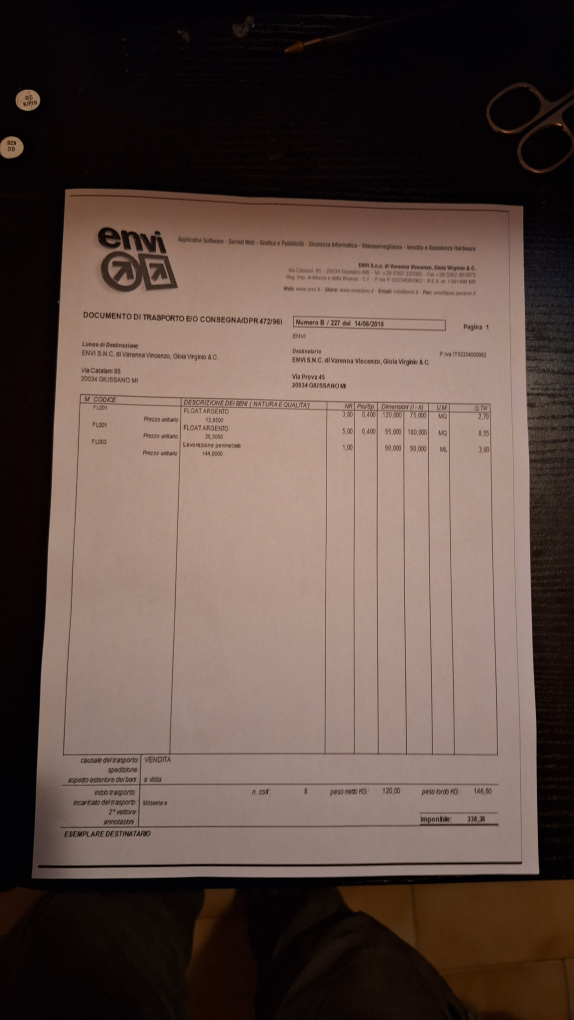
#> input picture RecognizeDocumentGui/test/DocumentScanner/Test.jpg, 2296 x 4080 px (shown at 1/4 size)
$ python DocumentScanner1.py
#> lines starting #> are read from the running program, lines starting #| are printed output that depends on the picture; after the words box and inside, x2 and y2 are one past the last pixel; in counts of white or black regions, pixels touching at a corner belong together
#> further down, img is the input picture: shape (4080, 2296, 3); mean B, G, R 69.7, 77.1, 95.2
import cv2
import numpy as np
import glob


def order_points(pts):
    '''Rearrange coordinates to order:
       top-left, top-right, bottom-right, bottom-left'''
    rect = np.zeros((4, 2), dtype='float32')
    pts = np.array(pts)
    s = pts.sum(axis=1)
    # Top-left point will have the smallest sum.
    rect[0] = pts[np.argmin(s)]
    # Bottom-right point will have the largest sum.
    rect[2] = pts[np.argmax(s)]

    diff = np.diff(pts, axis=1)
    # Top-right point will have the smallest difference.
    rect[1] = pts[np.argmin(diff)]
    # Bottom-left will have the largest difference.
    rect[3] = pts[np.argmax(diff)]
    # return the ordered coordinates
    return rect.astype('int').tolist()

# [101 lines of commented-out code are left out]


def scan(img):
    # Resize image to workable size
    dim_limit = 2160
    max_dim = max(img.shape)
#> max_dim = 4080
    if max_dim > dim_limit:
        resize_scale = dim_limit / max_dim
#> resize_scale = 0.529
        img = cv2.resize(img, None, fx=resize_scale, fy=resize_scale)
#> img: shape (2160, 1216, 3)

    # Create a copy of resized original image for later use
    orig_img = img.copy()
    # Repeated Closing operation to remove text from the document.
    kernel = np.ones((5, 5), np.uint8)
    img = cv2.morphologyEx(img, cv2.MORPH_CLOSE, kernel, iterations=5)
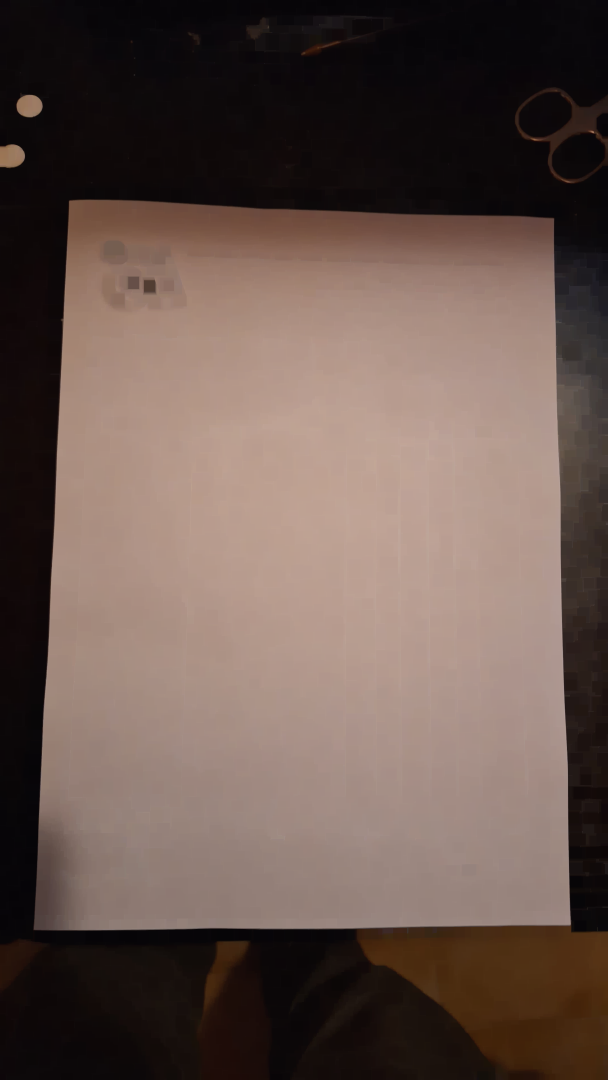
#> img: shape (2160, 1216, 3) (shown at 1/2 size); mean of channels 0, 1, 2 77.5, 84.9, 103.1; drawn as B, G, R
    gray = cv2.cvtColor(img, cv2.COLOR_BGR2GRAY)
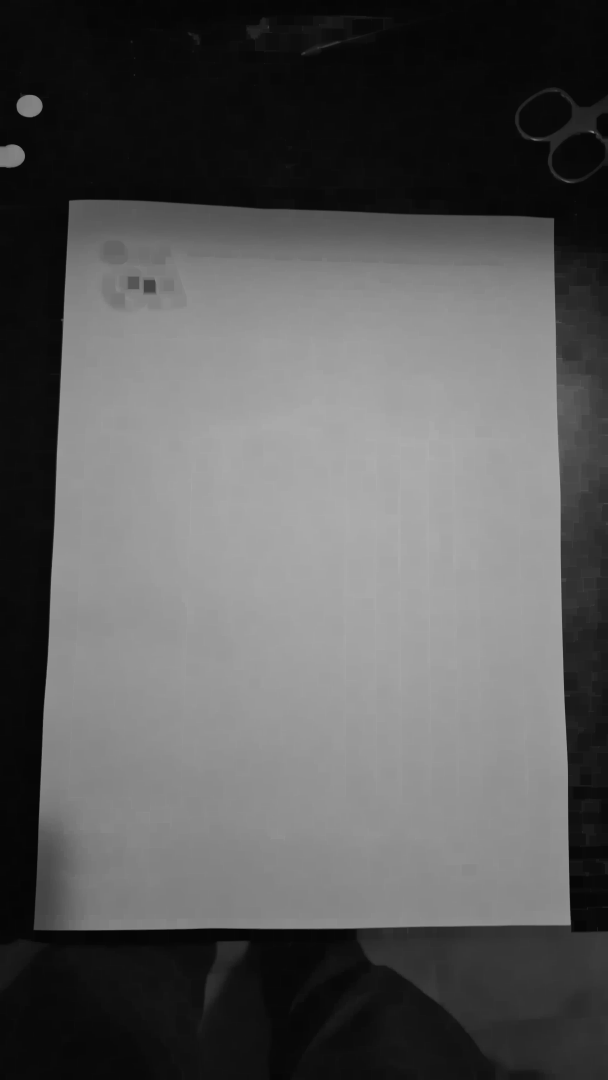
#> gray: shape (2160, 1216) (shown at 1/2 size); min 5, max 177, mean 89.5
    gray = cv2.GaussianBlur(gray, (11, 11), 0)
    # Edge Detection.
    canny = cv2.Canny(gray, 0, 200)
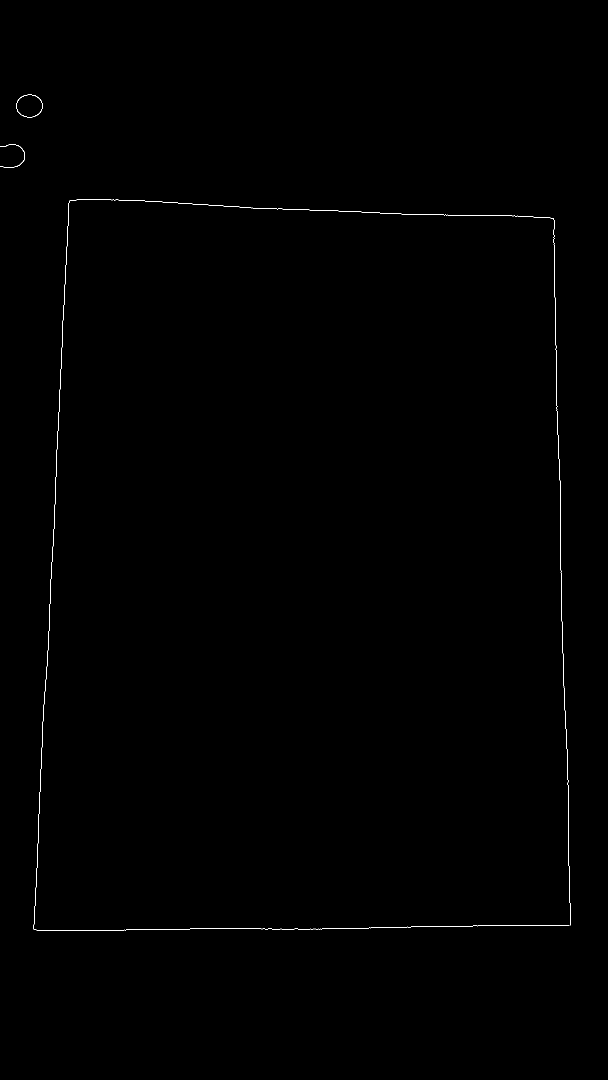
#> canny: shape (2160, 1216) (shown at 1/2 size); 0.2% white in thin lines or dots, all inside (x1, y1, x2, y2) = (0, 189, 1142, 1861)
    canny = cv2.dilate(canny, cv2.getStructuringElement(cv2.MORPH_ELLIPSE, (21, 21)))
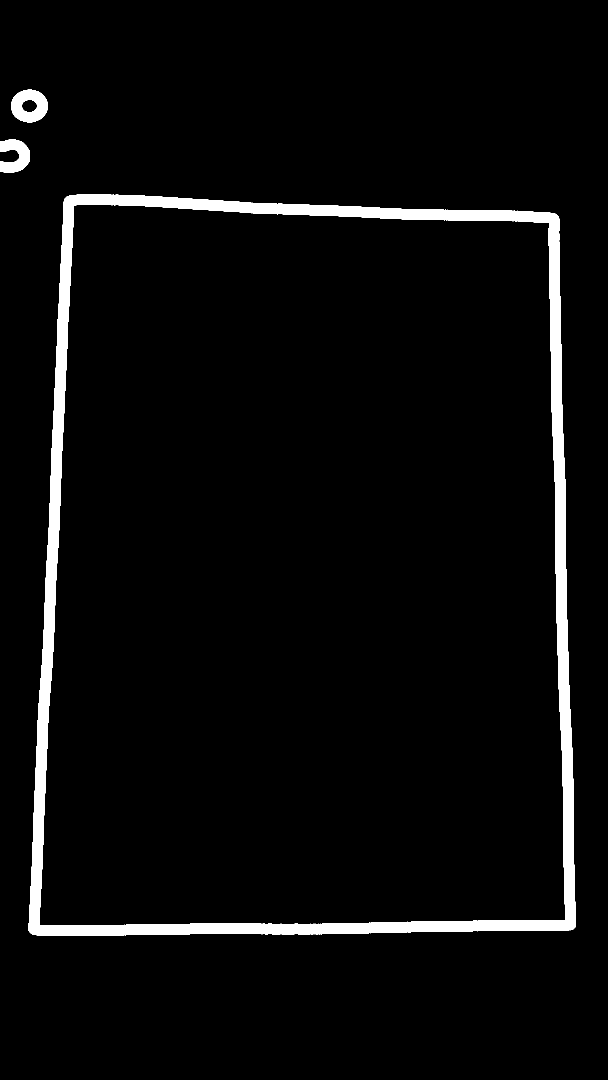
#> canny: shape (2160, 1216) (shown at 1/2 size); 4.2% white; 3 white regions

    # Finding contours for the detected edges.
    contours, hierarchy = cv2.findContours(canny, cv2.RETR_LIST, cv2.CHAIN_APPROX_SIMPLE)
#> contours = 5 contours; box (x1, y1, x2, y2) and area: (57, 389, 1152, 1871) 1517294, (78, 409, 1132, 1851) 1418356, (23, 179, 95, 245) 3710, (0, 278, 60, 346) 2498, (43, 199, 75, 225) 609
    # Keeping only the largest detected contour.
    page = sorted(contours, key=cv2.contourArea, reverse=True)[:5]
#> page has the same summary as contours

    # Detecting Edges through Contour approximation
    if len(page) == 0:
        return orig_img
    # loop over the contours
    for c in page:
        # approximate the contour
        epsilon = 0.02 * cv2.arcLength(c, True)
        corners = cv2.approxPolyDP(c, epsilon, True)
        # if our approximated contour has four points
        if len(corners) == 4:
            break
#> this loop made 1 pass
#> (epsilon, corners) on pass 1: (101.5, [[133, 393], [58, 1863], [1146, 1858], [1116, 432]])
    # Sorting the corners and converting them to desired shape.
    corners = sorted(np.concatenate(corners).tolist())
#> corners = [[58, 1863], [133, 393], [1116, 432], [1146, 1858]]
    # For 4 corner points being detected.
    # Rearranging the order of the corner points.
    corners = order_points(corners)
#> in order_points, `pts = np.array(pts)`: pts has the same summary as corners in scan
#> in order_points, `s = pts.sum(axis=1)`: s = [1921, 526, 1548, 3004]
#> in order_points, `diff = np.diff(pts, axis=1)`: diff = [1805, 260, -684, 712]
#> corners = [[133, 393], [1116, 432], [1146, 1858], [58, 1863]]

    # Finding Destination Co-ordinates
    w1 = np.sqrt((corners[0][0] - corners[1][0]) ** 2 + (corners[0][1] - corners[1][1]) ** 2)
#> w1 = 983.8
    w2 = np.sqrt((corners[2][0] - corners[3][0]) ** 2 + (corners[2][1] - corners[3][1]) ** 2)
#> w2 = 1088
    # Finding the maximum width.
    w = max(int(w1), int(w2))
#> w = 1088

    h1 = np.sqrt((corners[0][0] - corners[2][0]) ** 2 + (corners[0][1] - corners[2][1]) ** 2)
#> h1 = 1781.1
    h2 = np.sqrt((corners[1][0] - corners[3][0]) ** 2 + (corners[1][1] - corners[3][1]) ** 2)
#> h2 = 1779.6
    # Finding the maximum height.
    h = max(int(h1), int(h2))
#> h = 1781

    # Final destination co-ordinates.
    destination_corners = order_points(np.array([[0, 0], [w - 1, 0], [0, h - 1], [w - 1, h - 1]]))
#> destination_corners = [[0, 0], [1087, 0], [1087, 1780], [0, 1780]]

    h, w = orig_img.shape[:2]
#> h = 2160; w = 1216
    # Getting the homography.
    homography, mask = cv2.findHomography(np.float32(corners), np.float32(destination_corners), method=cv2.RANSAC,
                                          ransacReprojThreshold=3.0)
#> homography = [[1.1, 0.056, -167.9], [-0.0544, 1.37, -531.7], [-3.38e-05, 7.34e-05, 1]]; mask = [1, 1, 1, 1]
    # Perspective transform using homography.
    un_warped = cv2.warpPerspective(orig_img, np.float32(homography), (w, h), flags=cv2.INTER_LINEAR)
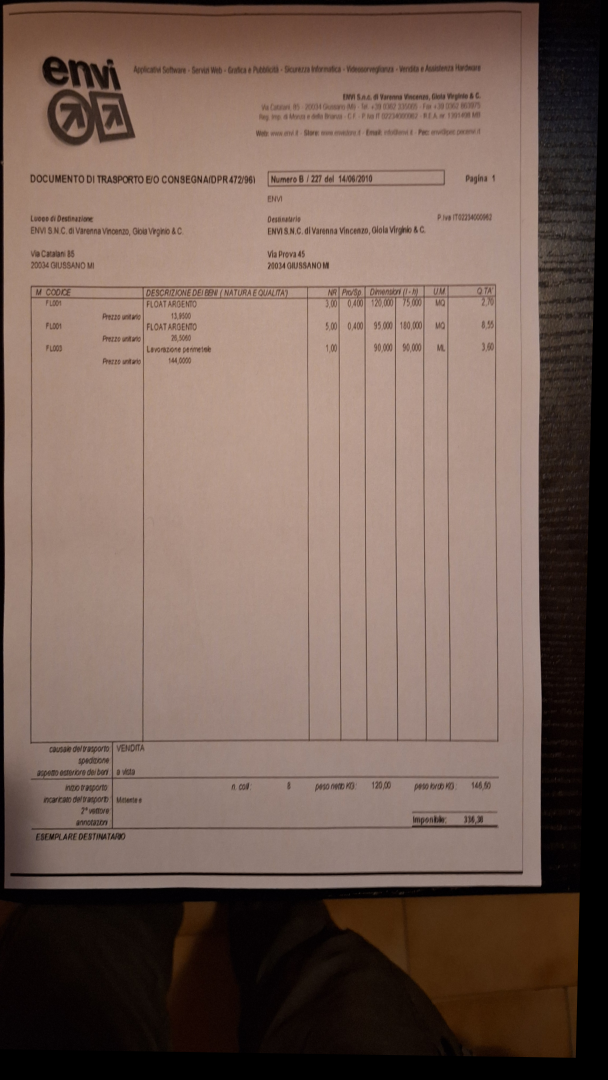
#> un_warped: shape (2160, 1216, 3) (shown at 1/2 size); mean of channels 0, 1, 2 88, 97.8, 119.3; drawn as B, G, R
    # Crop
    final = un_warped[:destination_corners[2][1], :destination_corners[2][0]]
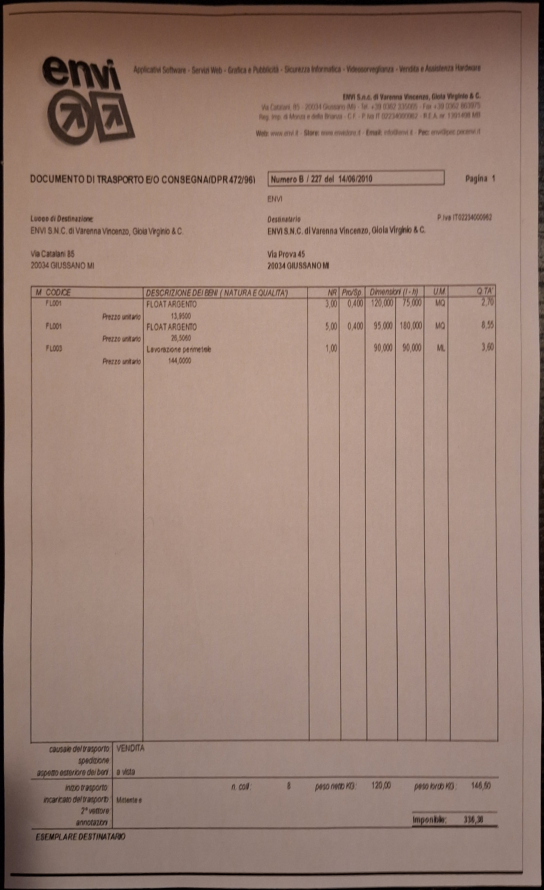
#> final: shape (1780, 1087, 3) (shown at 1/2 size); mean of channels 0, 1, 2 116.4, 127.7, 153.3; drawn as B, G, R
    return final


img = cv2.imread("Test.jpg")

scanned_img = scan(img)

# cv2.imshow("scanner", scanned_img)
cv2.imwrite("outputs1.jpg", scanned_img)
print("scanned")

cv2.destroyAllWindows()
